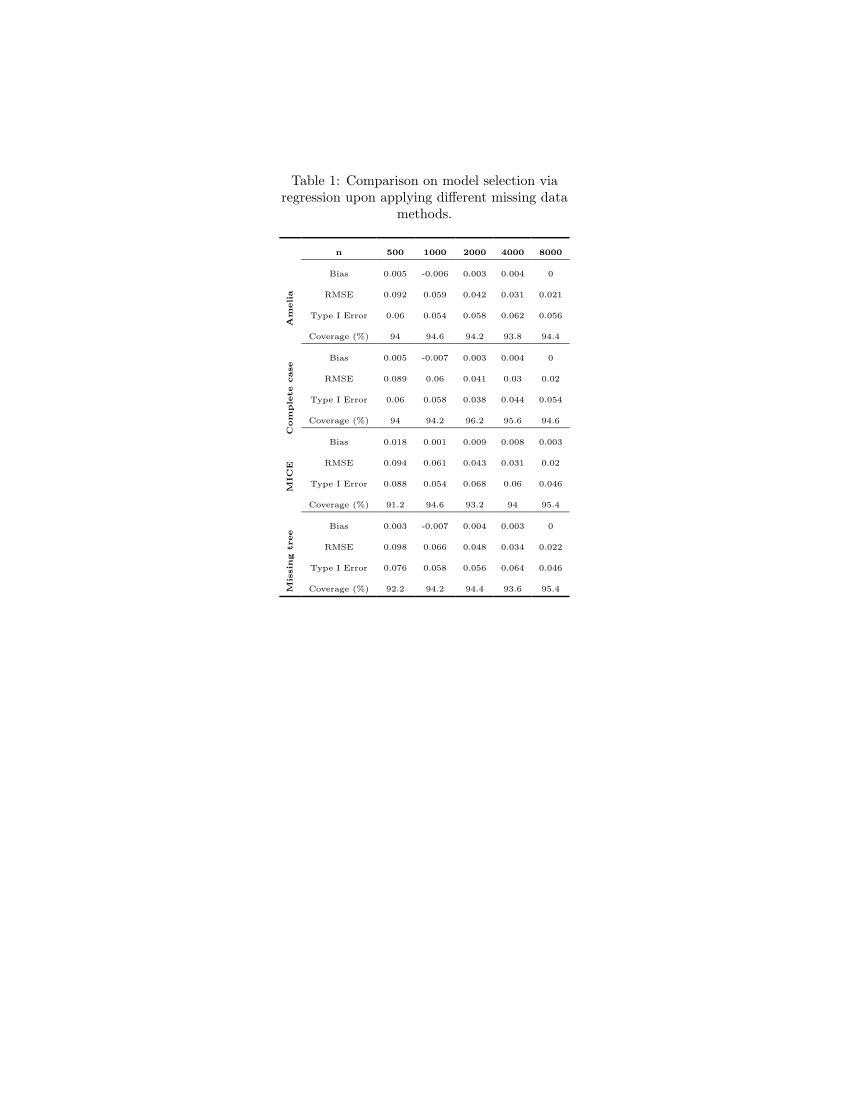

This figure's R source:
library(tidyverse)
library(ggplot2)
library(huxtable)

load('Simulations/sim2/mar/results.Rdata')

N <- c(500, 1000, 2000, 4000, 8000)
nsim <- 500
true_beta1 <- 0  # True value of beta1 (X3 ⊥ X1 | X2)
alpha <- 0.05

# Initialize storage matrices for each metric and method
methods <- c("Amelia", "Complete case","MICE", "Missing tree")


# Calculate metrics for each method and sample size
summary_results <- list()

for (method in methods) {
  for (j in 1:length(N)) {
    n <- N[j]
    
    # Extract results for this method and sample size
    estimates <- results[[method]]$estimate[, j]
    ses <- results[[method]]$se[, j]
    ci_lowers <- results[[method]]$ci_lower[, j]
    ci_uppers <- results[[method]]$ci_upper[, j]
    p_values <- results[[method]]$p_value[, j]
    
    # Calculate metrics
    bias <- mean(estimates - true_beta1)
    rmse <- sqrt(mean((estimates - true_beta1)^2))
    type1_error <- mean(p_values < alpha)
    coverage <- mean(ci_lowers <= true_beta1 & ci_uppers >= true_beta1)
    
    # Store
    summary_results[[length(summary_results) + 1]] <- data.frame(
      Method = method,
      n = n,
      Bias = bias,
      RMSE = rmse,
      Type_I_Error = type1_error,
      Coverage = coverage*100,
      stringsAsFactors = FALSE
    )
  }
}

# Combine into one data frame
summary_df <- bind_rows(summary_results)

tab_data <- do.call(rbind, lapply(methods, function(x) {
  t(summary_df[summary_df$Method == x, 3:6])
}))

tab_data <- apply(tab_data, MARGIN=2, FUN=function(x) sprintf("%.3f", x))

tab_data

# make table
library(huxtable)
library(dplyr)
options(scipen = 999)

table1 <- as_hux(tab_data) %>% 
  insert_row("500","1000","2000","4000","8000", after = 0) %>% 
  insert_column(c("n",rep(c('Bias','RMSE','Type I Error','Coverage (%)'),4)), after = 0) %>%
  insert_column(c('','Amelia','','','','Complete case','','','','MICE','','','','Missing tree','','',''), after = 0) %>%
  merge_cells(2:5, 1) %>% 
  merge_cells(6:9, 1) %>%
  merge_cells(10:13, 1) %>%
  merge_cells(14:17, 1) %>%
  set_valign(c(2,6,10,14), col=1,"middle") %>% 
  set_rotation(c(2,6,10,14), 1, 90) %>% 
  set_align(col=1, everywhere, "left") %>%
  set_number_format(everywhere,everywhere, "%s") %>% 
  set_align(col=2:ncol(.),everywhere,"center") %>%
  set_all_padding(2)  %>%
  set_bold(1, everywhere) %>%
  set_bold(everywhere, 1) %>%
  set_top_border(row = c(2,6,10,14), col =2:ncol(.)) %>% 
  set_bottom_border(row = 1, col =2:ncol(.),brdr(0.4, "solid")) %>% 
  set_top_border(row=1,col=everywhere,brdr(1, "solid")) %>% set_bottom_border(row = nrow(.),col = everywhere,brdr(1, "solid")) %>%
  set_font_size(6) %>% 
  set_caption("Comparison on model selection via regression upon applying different missing data methods.")

table1
quick_latex(table1, file = "Simulations/sim2/mar/table.tex")
